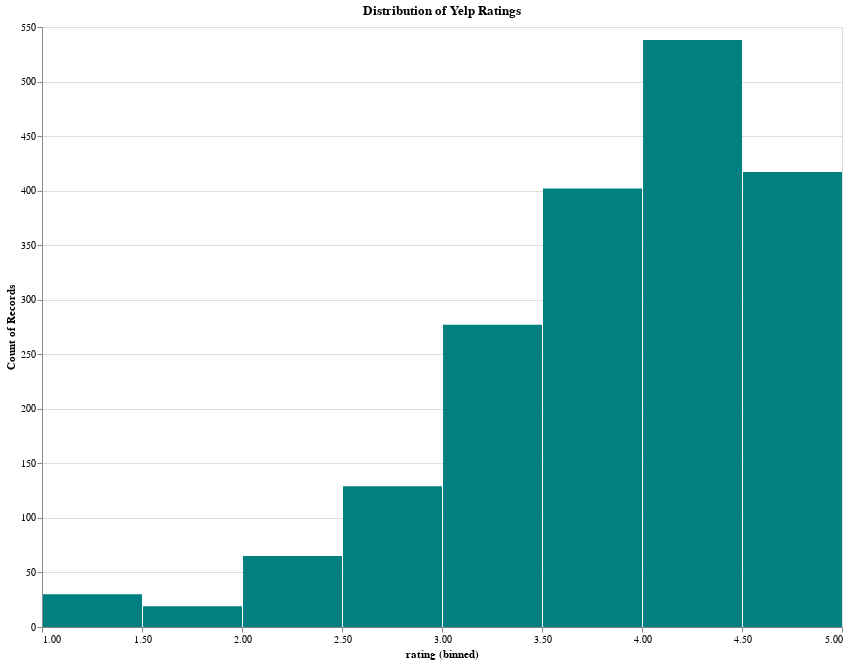

The Vega-Lite source for this figure:
### Vega-Lite specification from a JSON file in a GitHub repository (floating-point values rounded to 4 significant figures; data arrays with more than 128 entries replaced by an {"elided": "..."} marker saying what was removed)
{"config": {"view": {"continuousWidth": 400, "continuousHeight": 300}}, "data": {"name": "data-c1e6fd075fed41807cd09dfbe29bea1f"}, "mark": {"type": "bar", "color": "teal"}, "encoding": {"x": {"type": "quantitative", "bin": true, "field": "rating"}, "y": {"type": "quantitative", "aggregate": "count"}}, "height": 600, "title": "Distribution of Yelp Ratings", "width": 800, "$schema": "https://vega.github.io/schema/vega-lite/v4.8.1.json", "datasets": {"data-c1e6fd075fed41807cd09dfbe29bea1f": {"elided": "1877 records"}}}
